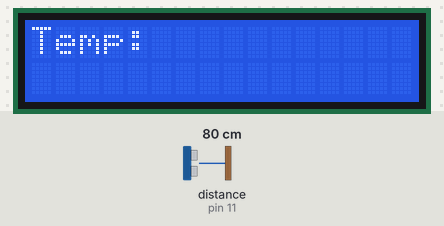
Simulated run of this sketch. Board: Arduino Uno, built with avr-gcc and run on an emulated ATmega328P. Shown: 16×2 character LCD. Wiring (inferred from the names in the program): ultrasonic range finder: trigger pin 12; echo pin 11. The test bench sets the inputs (shaded band); at power-on: distance to the obstacle (sensor on pin 11) 80 cm. The echo pulse lasts 58.3 µs per cm.

Above: at 1.1 s.
At 2.1 s:
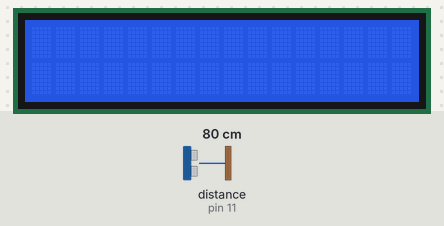

Measured:
- what the display in image 0 shows lasts 1.0 s, from 1.1 s to 2.1 s

The sketch:

main.ino
```cpp
#include <LiquidCrystal.h>

//LCD pins
const uint8_t RS = 2;
const uint8_t E = 3;
const uint8_t D4 = 4;
const uint8_t D5 = 5;
const uint8_t D6 = 6;
const uint8_t D7 = 7;
LiquidCrystal lcd(RS, E, D4, D5, D6, D7);

//hc-sr04 pins
const uint8_t echo = 11;
const uint8_t trig = 12;

//global temp vars
float temperature1 = 0.0, temperature2 = 0.0, realTemperature = 0.0;

void readFromSerialToFloats(float &t1, float &t2) {
  String data = Serial.readString();
  t1 = data.substring(0, data.indexOf(' ')).toFloat();
  t2 = data.substring(data.indexOf(' ')).toFloat();
}

void setup() {
  Serial.begin(9600);
  readFromSerialToFloats(temperature1, temperature2);
  lcd.begin(16, 2);
  lcd.setCursor(0, 0);
  pinMode(trig, OUTPUT);
  pinMode(echo, INPUT);
}

void loop() {
  lcd.clear();
  lcd.print("Temp: ");
  long distance = 0L, takenTime = 0L;
  digitalWrite(trig, LOW);
  delayMicroseconds(2);
  digitalWrite(trig, HIGH);
  delayMicroseconds(10);
  digitalWrite(trig, LOW);

  takenTime = pulseIn(echo, HIGH);
  distance = takenTime / 58;

  temperature1 = 0.0;
  temperature2 = 0.0;
  realTemperature = 0.0;

  readFromSerialToFloats(temperature1, temperature2);

  float difference = abs(temperature2 - temperature1);

  if (difference < 10) {
    realTemperature = (temperature1 + temperature2) / 2;
  } else {
    realTemperature = min(temperature1, temperature2);
  }
  lcd.print(realTemperature);
  if (distance > 0 && distance <= 50)
    lcd.display();
  else
    lcd.noDisplay();

  delay(15000);
}
```
